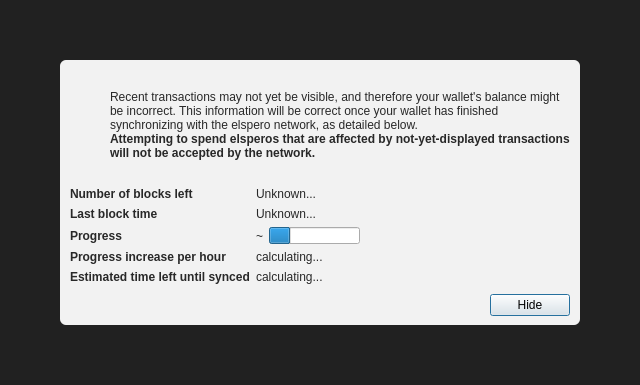
<?xml version="1.0" encoding="UTF-8"?>
<ui version="4.0">
 <class>ModalOverlay</class>
 <widget class="ModalOverlay" name="ModalOverlay">
  <property name="geometry">
   <rect>
    <x>0</x>
    <y>0</y>
    <width>640</width>
    <height>385</height>
   </rect>
  </property>
  <property name="windowTitle">
   <string>Form</string>
  </property>
  <layout class="QVBoxLayout" name="verticalLayout" stretch="0">
   <property name="sizeConstraint">
    <enum>QLayout::SetDefaultConstraint</enum>
   </property>
   <property name="leftMargin">
    <number>0</number>
   </property>
   <property name="topMargin">
    <number>0</number>
   </property>
   <property name="rightMargin">
    <number>0</number>
   </property>
   <property name="bottomMargin">
    <number>0</number>
   </property>
   <item>
    <widget class="QWidget" name="bgWidget" native="true">
     <property name="styleSheet">
      <string notr="true">#bgWidget { background: rgba(0,0,0,220); }</string>
     </property>
     <layout class="QVBoxLayout" name="verticalLayoutMain" stretch="1">
      <property name="leftMargin">
       <number>60</number>
      </property>
      <property name="topMargin">
       <number>60</number>
      </property>
      <property name="rightMargin">
       <number>60</number>
      </property>
      <property name="bottomMargin">
       <number>60</number>
      </property>
      <item>
       <widget class="QWidget" name="contentWidget" native="true">
        <property name="styleSheet">
         <string notr="true">#contentWidget { background: rgba(255,255,255,240); border-radius: 6px; }

QLabel { color: rgb(40,40,40);  }</string>
        </property>
        <layout class="QVBoxLayout" name="verticalLayoutSub" stretch="1,0,0,0">
         <property name="spacing">
          <number>0</number>
         </property>
         <property name="leftMargin">
          <number>10</number>
         </property>
         <property name="topMargin">
          <number>10</number>
         </property>
         <property name="rightMargin">
          <number>10</number>
         </property>
         <property name="bottomMargin">
          <number>10</number>
         </property>
         <item>
          <layout class="QHBoxLayout" name="horizontalLayoutIconText" stretch="0,1">
           <property name="topMargin">
            <number>20</number>
           </property>
           <item>
            <layout class="QVBoxLayout" name="verticalLayoutIcon">
             <property name="leftMargin">
              <number>0</number>
             </property>
             <item>
              <widget class="QPushButton" name="warningIcon">
               <property name="enabled">
                <bool>false</bool>
               </property>
               <property name="text">
                <string/>
               </property>
               <property name="icon">
                <iconset>
                 <normaloff>:/icons/warning</normaloff>
                 <disabledoff>:/icons/warning</disabledoff>:/icons/warning</iconset>
               </property>
               <property name="iconSize">
                <size>
                 <width>48</width>
                 <height>48</height>
                </size>
               </property>
               <property name="flat">
                <bool>true</bool>
               </property>
              </widget>
             </item>
             <item>
              <spacer name="verticalSpacerWarningIcon">
               <property name="orientation">
                <enum>Qt::Vertical</enum>
               </property>
               <property name="sizeHint" stdset="0">
                <size>
                 <width>20</width>
                 <height>40</height>
                </size>
               </property>
              </spacer>
             </item>
            </layout>
           </item>
           <item>
            <layout class="QVBoxLayout" name="verticalLayoutInfoText">
             <property name="leftMargin">
              <number>0</number>
             </property>
             <property name="topMargin">
              <number>0</number>
             </property>
             <item>
              <widget class="QLabel" name="infoText">
               <property name="text">
                <string>Recent transactions may not yet be visible, and therefore your wallet's balance might be incorrect. This information will be correct once your wallet has finished synchronizing with the elspero network, as detailed below.</string>
               </property>
               <property name="textFormat">
                <enum>Qt::RichText</enum>
               </property>
               <property name="wordWrap">
                <bool>true</bool>
               </property>
              </widget>
             </item>
             <item>
              <widget class="QLabel" name="infoTextStrong">
               <property name="font">
                <font>
                 <weight>75</weight>
                 <bold>true</bold>
                </font>
               </property>
               <property name="text">
                <string>Attempting to spend elsperos that are affected by not-yet-displayed transactions will not be accepted by the network.</string>
               </property>
               <property name="textFormat">
                <enum>Qt::RichText</enum>
               </property>
               <property name="wordWrap">
                <bool>true</bool>
               </property>
              </widget>
             </item>
             <item>
              <spacer name="verticalSpacerInTextSpace">
               <property name="orientation">
                <enum>Qt::Vertical</enum>
               </property>
               <property name="sizeHint" stdset="0">
                <size>
                 <width>20</width>
                 <height>40</height>
                </size>
               </property>
              </spacer>
             </item>
            </layout>
           </item>
          </layout>
         </item>
         <item>
          <spacer name="verticalSpacerAfterText">
           <property name="orientation">
            <enum>Qt::Vertical</enum>
           </property>
           <property name="sizeHint" stdset="0">
            <size>
             <width>20</width>
             <height>40</height>
            </size>
           </property>
          </spacer>
         </item>
         <item>
          <layout class="QFormLayout" name="formLayout">
           <property name="fieldGrowthPolicy">
            <enum>QFormLayout::FieldsStayAtSizeHint</enum>
           </property>
           <property name="horizontalSpacing">
            <number>6</number>
           </property>
           <property name="verticalSpacing">
            <number>6</number>
           </property>
           <property name="topMargin">
            <number>10</number>
           </property>
           <item row="0" column="0">
            <widget class="QLabel" name="labelNumberOfBlocksLeft">
             <property name="font">
              <font>
               <weight>75</weight>
               <bold>true</bold>
              </font>
             </property>
             <property name="text">
              <string>Number of blocks left</string>
             </property>
            </widget>
           </item>
           <item row="0" column="1">
            <widget class="QLabel" name="numberOfBlocksLeft">
             <property name="text">
              <string>Unknown...</string>
             </property>
            </widget>
           </item>
           <item row="1" column="0">
            <widget class="QLabel" name="labelLastBlockTime">
             <property name="font">
              <font>
               <weight>75</weight>
               <bold>true</bold>
              </font>
             </property>
             <property name="text">
              <string>Last block time</string>
             </property>
            </widget>
           </item>
           <item row="1" column="1">
            <widget class="QLabel" name="newestBlockDate">
             <property name="sizePolicy">
              <sizepolicy hsizetype="Maximum" vsizetype="Preferred">
               <horstretch>0</horstretch>
               <verstretch>0</verstretch>
              </sizepolicy>
             </property>
             <property name="text">
              <string>Unknown...</string>
             </property>
            </widget>
           </item>
           <item row="2" column="0">
            <widget class="QLabel" name="labelSyncDone">
             <property name="font">
              <font>
               <weight>75</weight>
               <bold>true</bold>
              </font>
             </property>
             <property name="text">
              <string>Progress</string>
             </property>
            </widget>
           </item>
           <item row="2" column="1">
            <layout class="QHBoxLayout" name="horizontalLayoutSync" stretch="0,1">
             <item>
              <widget class="QLabel" name="percentageProgress">
               <property name="text">
                <string notr="true">~</string>
               </property>
              </widget>
             </item>
             <item>
              <widget class="QProgressBar" name="progressBar">
               <property name="value">
                <number>24</number>
               </property>
               <property name="format">
                <string/>
               </property>
              </widget>
             </item>
            </layout>
           </item>
           <item row="4" column="0">
            <widget class="QLabel" name="labelProgressIncrease">
             <property name="font">
              <font>
               <weight>75</weight>
               <bold>true</bold>
              </font>
             </property>
             <property name="text">
              <string>Progress increase per hour</string>
             </property>
            </widget>
           </item>
           <item row="4" column="1">
            <widget class="QLabel" name="progressIncreasePerH">
             <property name="text">
              <string>calculating...</string>
             </property>
            </widget>
           </item>
           <item row="5" column="0">
            <widget class="QLabel" name="labelEstimatedTimeLeft">
             <property name="font">
              <font>
               <weight>75</weight>
               <bold>true</bold>
              </font>
             </property>
             <property name="text">
              <string>Estimated time left until synced</string>
             </property>
            </widget>
           </item>
           <item row="5" column="1">
            <widget class="QLabel" name="expectedTimeLeft">
             <property name="text">
              <string>calculating...</string>
             </property>
            </widget>
           </item>
          </layout>
         </item>
         <item>
          <layout class="QHBoxLayout" name="horizontalLayoutButtons">
           <property name="leftMargin">
            <number>10</number>
           </property>
           <property name="topMargin">
            <number>10</number>
           </property>
           <item>
            <spacer name="horizontalSpacer">
             <property name="orientation">
              <enum>Qt::Horizontal</enum>
             </property>
             <property name="sizeHint" stdset="0">
              <size>
               <width>40</width>
               <height>20</height>
              </size>
             </property>
            </spacer>
           </item>
           <item>
            <widget class="QPushButton" name="closeButton">
             <property name="text">
              <string>Hide</string>
             </property>
             <property name="focusPolicy">
              <enum>Qt::StrongFocus</enum>
             </property>
             <property name="default">
              <bool>true</bool>
             </property>
            </widget>
           </item>
          </layout>
         </item>
        </layout>
       </widget>
      </item>
     </layout>
    </widget>
   </item>
  </layout>
 </widget>
 <customwidgets>
  <customwidget>
   <class>ModalOverlay</class>
   <extends>QWidget</extends>
   <header>modaloverlay.h</header>
   <container>1</container>
  </customwidget>
 </customwidgets>
 <resources/>
 <connections/>
</ui>
